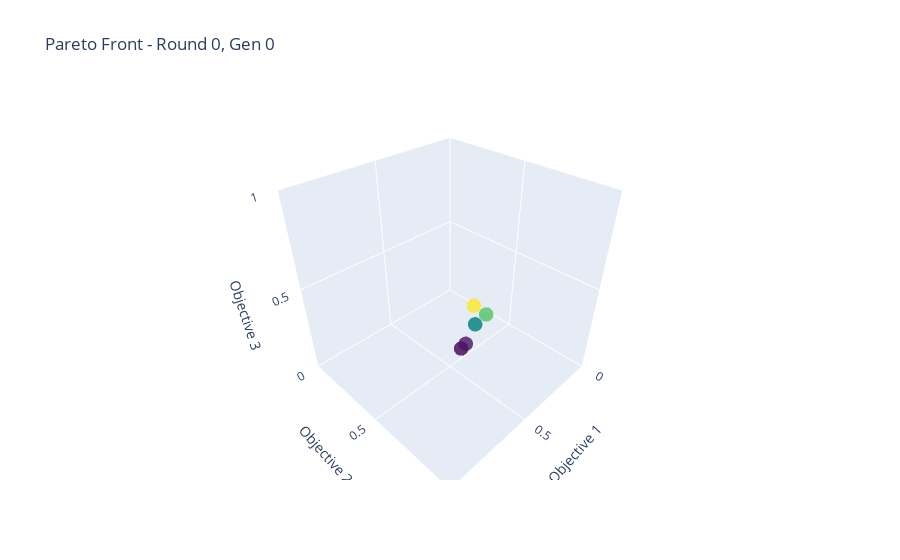
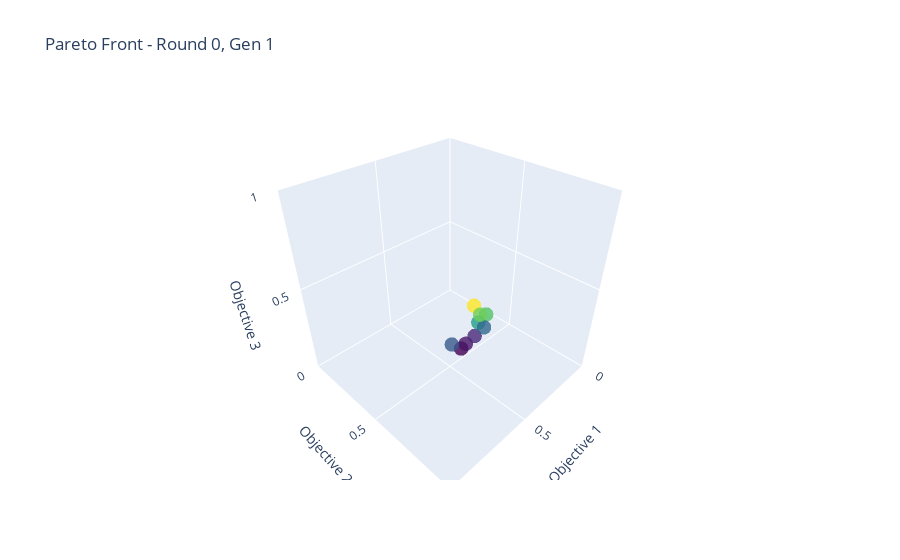
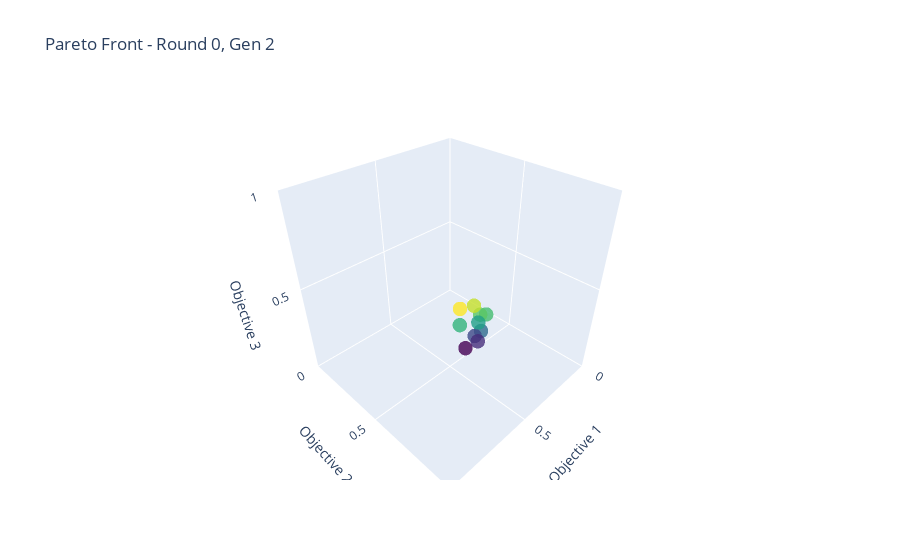
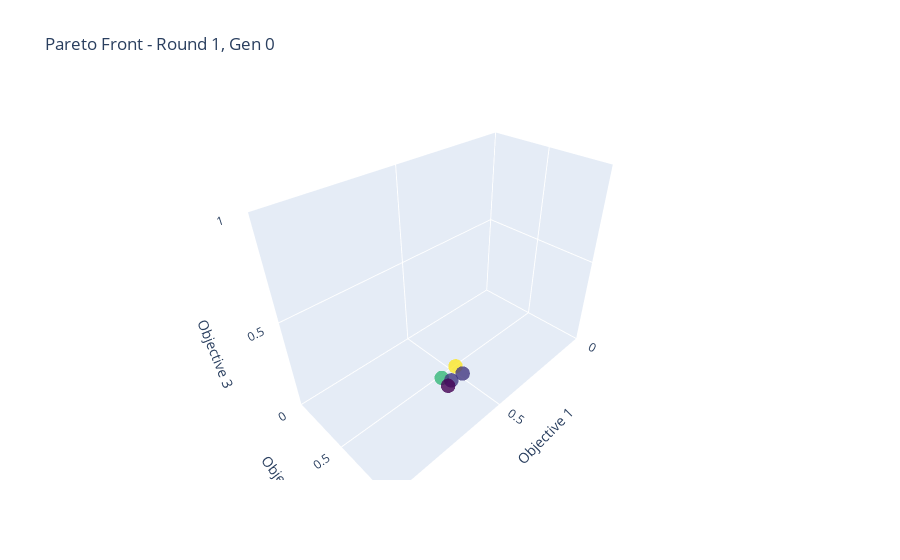

Here is the notebook cell these charts were saved with, in order:
### Code cell
import plotly.graph_objects as go

# Choose a generation and run
# gen_idx = 0
# run_idx = 0

for run_idx in range(len(all_runs_fronts)):
    for gen_idx in range(len(all_runs_fronts[run_idx])):
        
        front = all_runs_fronts[run_idx][gen_idx]

        fig = go.Figure(data=[go.Scatter3d(
            x=front[:, 0],
            y=front[:, 1],
            z=front[:, 2],
            mode='markers',
            marker=dict(
                size=5,
                color=front[:, 2],  # Color by third objective
                colorscale='Viridis',
                opacity=0.8
            )
        )])

        # min_x = get_min_objective_value(run_idx, gen_idx, 0)
        # max_x = get_max_objective_value(run_idx, gen_idx, 0)
        # min_y = get_min_objective_value(run_idx, gen_idx, 1)
        # max_y = get_max_objective_value(run_idx, gen_idx, 1)
        # min_z = get_min_objective_value(run_idx, gen_idx, 2)
        # max_z = get_max_objective_value(run_idx, gen_idx, 2)
        
        min_x = 0
        min_y = 0
        min_z = 0

        max_x = 1
        max_y = 1
        max_z = 1

        fig.update_layout(
            title=f"Pareto Front - Round {run_idx}, Gen {gen_idx}",
            scene=dict(
                xaxis=dict(title="Objective 1", range=[min_x, max_x]),
                yaxis=dict(title="Objective 2", range=[min_y, max_y]),
                zaxis=dict(title="Objective 3", range=[min_z, max_z])
            )
        )

        fig.show()

### Figure 1 — Plotly figure (JSON) as saved in the notebook; plotly's stock layout.template omitted (floating-point values rounded to 4 significant figures)
{"data": [{"marker": {"color": [0.46, 0.51, 0.33, 0.34, 0.42, 0.42], "colorscale": [[0, "#440154"], [0.1111, "#482878"], [0.2222, "#3e4989"], [0.3333, "#31688e"], [0.4444, "#26828e"], [0.5556, "#1f9e89"], [0.6667, "#35b779"], [0.7778, "#6ece58"], [0.8889, "#b5de2b"], [1, "#fde725"]], "opacity": 0.8, "size": 5}, "mode": "markers", "type": "scatter3d", "x": [0.48, 0.52, 0.62, 0.59, 0.53, 0.53], "y": [0.71, 0.67, 0.69, 0.69, 0.69, 0.69], "z": [0.46, 0.51, 0.33, 0.34, 0.42, 0.42]}], "layout": {"scene": {"xaxis": {"range": [0, 1], "title": {"text": "Objective 1"}}, "yaxis": {"range": [0, 1], "title": {"text": "Objective 2"}}, "zaxis": {"range": [0, 1], "title": {"text": "Objective 3"}}}, "title": {"text": "Pareto Front - Round 0, Gen 0"}}}

### Figure 2 — Plotly figure (JSON) as saved in the notebook; plotly's stock layout.template omitted (floating-point values rounded to 4 significant figures)
{"data": [{"marker": {"color": [0.46, 0.51, 0.33, 0.34, 0.35, 0.43, 0.39, 0.38, 0.47], "colorscale": [[0, "#440154"], [0.1111, "#482878"], [0.2222, "#3e4989"], [0.3333, "#31688e"], [0.4444, "#26828e"], [0.5556, "#1f9e89"], [0.6667, "#35b779"], [0.7778, "#6ece58"], [0.8889, "#b5de2b"], [1, "#fde725"]], "opacity": 0.8, "size": 5}, "mode": "markers", "type": "scatter3d", "x": [0.48, 0.52, 0.62, 0.59, 0.53, 0.52, 0.49, 0.67, 0.51], "y": [0.71, 0.67, 0.69, 0.69, 0.69, 0.7, 0.71, 0.68, 0.7], "z": [0.46, 0.51, 0.33, 0.34, 0.35, 0.43, 0.39, 0.38, 0.47]}], "layout": {"scene": {"xaxis": {"range": [0, 1], "title": {"text": "Objective 1"}}, "yaxis": {"range": [0, 1], "title": {"text": "Objective 2"}}, "zaxis": {"range": [0, 1], "title": {"text": "Objective 3"}}}, "title": {"text": "Pareto Front - Round 0, Gen 1"}}}

### Figure 3 — Plotly figure (JSON) as saved in the notebook; plotly's stock layout.template omitted (floating-point values rounded to 4 significant figures)
{"data": [{"marker": {"color": [0.38, 0.53, 0.3, 0.45, 0.46, 0.35, 0.33, 0.47, 0.51, 0.43], "colorscale": [[0, "#440154"], [0.1111, "#482878"], [0.2222, "#3e4989"], [0.3333, "#31688e"], [0.4444, "#26828e"], [0.5556, "#1f9e89"], [0.6667, "#35b779"], [0.7778, "#6ece58"], [0.8889, "#b5de2b"], [1, "#fde725"]], "opacity": 0.8, "size": 5}, "mode": "markers", "type": "scatter3d", "x": [0.51, 0.6, 0.58, 0.61, 0.48, 0.53, 0.53, 0.51, 0.52, 0.52], "y": [0.71, 0.66, 0.68, 0.67, 0.71, 0.69, 0.71, 0.7, 0.67, 0.7], "z": [0.38, 0.53, 0.3, 0.45, 0.46, 0.35, 0.33, 0.47, 0.51, 0.43]}], "layout": {"scene": {"xaxis": {"range": [0, 1], "title": {"text": "Objective 1"}}, "yaxis": {"range": [0, 1], "title": {"text": "Objective 2"}}, "zaxis": {"range": [0, 1], "title": {"text": "Objective 3"}}}, "title": {"text": "Pareto Front - Round 0, Gen 2"}}}

### Figure 4 — Plotly figure (JSON) as saved in the notebook; plotly's stock layout.template omitted (floating-point values rounded to 4 significant figures)
{"data": [{"marker": {"color": [0.21, 0.18, 0.23, 0.17, 0.18], "colorscale": [[0, "#440154"], [0.1111, "#482878"], [0.2222, "#3e4989"], [0.3333, "#31688e"], [0.4444, "#26828e"], [0.5556, "#1f9e89"], [0.6667, "#35b779"], [0.7778, "#6ece58"], [0.8889, "#b5de2b"], [1, "#fde725"]], "opacity": 0.8, "size": 5}, "mode": "markers", "type": "scatter3d", "x": [0.66, 0.63, 0.6, 0.65, 0.58], "y": [0.74, 0.77, 0.75, 0.78, 0.78], "z": [0.21, 0.18, 0.23, 0.17, 0.18]}], "layout": {"scene": {"xaxis": {"range": [0, 1], "title": {"text": "Objective 1"}}, "yaxis": {"range": [0, 1], "title": {"text": "Objective 2"}}, "zaxis": {"range": [0, 1], "title": {"text": "Objective 3"}}}, "title": {"text": "Pareto Front - Round 1, Gen 0"}}}
